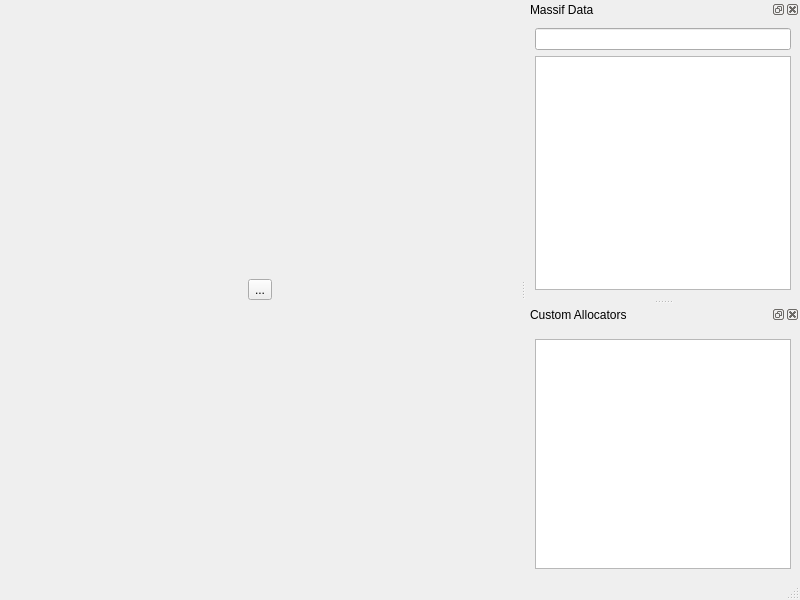
<?xml version="1.0" encoding="UTF-8"?>
<ui version="4.0">
 <class>MainWindow</class>
 <widget class="QMainWindow" name="MainWindow">
  <property name="geometry">
   <rect>
    <x>0</x>
    <y>0</y>
    <width>800</width>
    <height>600</height>
   </rect>
  </property>
  <widget class="QWidget" name="centralwidget">
   <layout class="QVBoxLayout" name="verticalLayout_4">
    <property name="leftMargin">
     <number>0</number>
    </property>
    <property name="topMargin">
     <number>0</number>
    </property>
    <property name="rightMargin">
     <number>0</number>
    </property>
    <property name="bottomMargin">
     <number>0</number>
    </property>
    <item>
     <widget class="QStackedWidget" name="stackedWidget">
      <property name="currentIndex">
       <number>1</number>
      </property>
      <widget class="QWidget" name="displayPage">
       <layout class="QVBoxLayout" name="verticalLayout_6">
        <item>
         <widget class="QTabWidget" name="documents">
          <property name="currentIndex">
           <number>-1</number>
          </property>
          <property name="documentMode">
           <bool>true</bool>
          </property>
         </widget>
        </item>
       </layout>
      </widget>
      <widget class="QWidget" name="openPage">
       <layout class="QVBoxLayout" name="verticalLayout_7">
        <item>
         <spacer name="verticalSpacer">
          <property name="orientation">
           <enum>Qt::Vertical</enum>
          </property>
          <property name="sizeHint" stdset="0">
           <size>
            <width>20</width>
            <height>252</height>
           </size>
          </property>
         </spacer>
        </item>
        <item>
         <widget class="QWidget" name="widget" native="true">
          <layout class="QHBoxLayout" name="horizontalLayout">
           <item>
            <widget class="QToolButton" name="openFile">
             <property name="text">
              <string>...</string>
             </property>
             <property name="toolButtonStyle">
              <enum>Qt::ToolButtonTextUnderIcon</enum>
             </property>
            </widget>
           </item>
          </layout>
         </widget>
        </item>
        <item>
         <spacer name="verticalSpacer_2">
          <property name="orientation">
           <enum>Qt::Vertical</enum>
          </property>
          <property name="sizeHint" stdset="0">
           <size>
            <width>20</width>
            <height>40</height>
           </size>
          </property>
         </spacer>
        </item>
       </layout>
      </widget>
     </widget>
    </item>
   </layout>
  </widget>
  <widget class="QMenuBar" name="menubar">
   <property name="geometry">
    <rect>
     <x>0</x>
     <y>0</y>
     <width>800</width>
     <height>19</height>
    </rect>
   </property>
  </widget>
  <widget class="QStatusBar" name="statusbar"/>
  <widget class="QDockWidget" name="dataTreeDock">
   <property name="windowTitle">
    <string>Massif Data</string>
   </property>
   <attribute name="dockWidgetArea">
    <number>2</number>
   </attribute>
   <widget class="QWidget" name="dockWidgetContents">
    <layout class="QVBoxLayout" name="verticalLayout">
     <item>
      <widget class="KLineEdit" name="filterDataTree">
       <property name="urlDropsEnabled" stdset="0">
        <bool>false</bool>
       </property>
       <property name="clickMessage" stdset="0">
        <string>filter</string>
       </property>
       <property name="showClearButton" stdset="0">
        <bool>true</bool>
       </property>
      </widget>
     </item>
     <item>
      <widget class="QTreeView" name="dataTreeView"/>
     </item>
    </layout>
   </widget>
  </widget>
  <widget class="QDockWidget" name="allocatorDock">
   <property name="windowTitle">
    <string>Custom Allocators</string>
   </property>
   <attribute name="dockWidgetArea">
    <number>2</number>
   </attribute>
   <widget class="QWidget" name="dockWidgetContents_2">
    <layout class="QVBoxLayout" name="verticalLayout_5">
     <item>
      <widget class="KToolBar" name="dockMenuBar" native="true"/>
     </item>
     <item>
      <widget class="QListView" name="allocatorView"/>
     </item>
    </layout>
   </widget>
  </widget>
 </widget>
 <customwidgets>
  <customwidget>
   <class>KLineEdit</class>
   <extends>QLineEdit</extends>
   <header>klineedit.h</header>
  </customwidget>
  <customwidget>
   <class>KToolBar</class>
   <extends>QWidget</extends>
   <header location="global">ktoolbar.h</header>
   <container>1</container>
  </customwidget>
 </customwidgets>
 <resources/>
 <connections/>
</ui>
